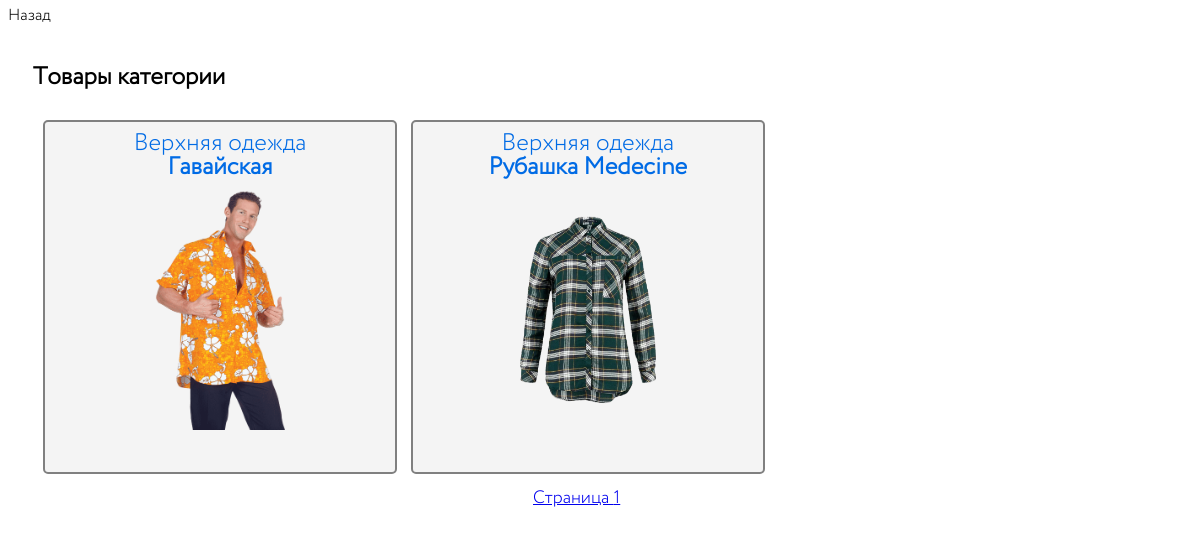
The page /category.php?id=4 on the database its author committed.
### tables this page shows
CREATE TABLE `product` (
  `id` int NOT NULL,
  `category_id` int NOT NULL,
  `product_image_main_id` int NOT NULL,
  `name` varchar(30) NOT NULL,
  `price_old` decimal(10,2) NOT NULL,
  `price` decimal(10,2) NOT NULL,
  `price_discount` decimal(10,2) NOT NULL,
  `description` varchar(150) NOT NULL,
  `active` tinyint(1) NOT NULL
);

CREATE TABLE `category` (
  `id` int NOT NULL,
  `name` varchar(30) NOT NULL,
  `description` varchar(150) NOT NULL
);

CREATE TABLE `product_image` (
  `id` int NOT NULL,
  `image` char(30) DEFAULT NULL,
  `alt_image` varchar(30) NOT NULL
);

### category.php (the view, shortened to what this page needs)
<!DOCTYPE html>
<html lang="ru">
<head>
    <link rel="stylesheet" href="style.css">
</head>
<body>
<a onclick="javascript:history.back(); return false;">Назад</a>
<?php
    include "connect.php";
        if (isset($_GET['page'])){
            $page = $_GET['page'];
        }else $page = 1;
        $pagecount = 4;
        $art = ($page * $pagecount) - $pagecount;
        $sql_product_category = mysqli_query($link,
        'SELECT p.id as pid, cp.category_id as cid, p.category_id, c.name as cname, product_image_main_id, pimg.image as mainimg, pimg.alt_image as imgalt, p.name as pname, p.price_old, p.price, p.price_discount ,p.description as pdescription, p.active
        FROM product p
        JOIN category__product cp ON cp.product_id = p.id
        JOIN product_image pimg ON pimg.id = p.product_image_main_id
        JOIN category c ON c.id = cp.category_id
        WHERE p.active = "1" AND cp.category_id = '.$_GET['id'].'
        LIMIT '.$art.','.$pagecount.'
        ');
?>
    <div class="layout">
        <h2>Товары категории</h2>
        <?php
        $cidd=$_GET['id'];
        $res = mysqli_query($link," SELECT COUNT(*) FROM category__product WHERE category_id =  '$cidd'");
        $row = mysqli_fetch_row($res);
        $total = $row[0];
        $str_pag = ceil($total / $pagecount);
        $result = mysqli_fetch_array($sql_product_category);
        do{
            echo " <div class=product_card >
            <a href=product.php?id={$result['pid']}>
                <div class=product_card__name>{$result['cname']} <br> <b>{$result['pname']}</b></div>
                <div class=product_card__name></div></a>
                    <div class=product_card__desc>
                        <img src=product-img/{$result['mainimg']} alt={$result['imgalt']}>
                    </div>
                    </div>
            ";
        } while ($result  = mysqli_fetch_array($sql_product_category));
    ?>
    <div class="pagecount">
        <?
            for ($i = 1; $i <= $str_pag; $i++){
            echo "<a href=category.php?id=".$_GET['id']."&page=".$i.">Страница ".$i." <br></a>";
            }
        ?>
    </div>
    </div>
</body>

### style.css (style rules this page uses)
body { font: 1.65rem/1.2 Circe, sans-serif; font-family:"Circe",sans-serif; font-size: 16px; font-weight: 300; line-height: 1; width: 100%; height: 100%; }
.layout { max-width: 1150px; padding: 22px 0 70px 0; margin: 0 auto; }
.product_card { text-align: center; margin-top: 10px; margin-left: 10px; display:inline-block; border:2px solid gray; border-radius: 5px; height: 350px; width: 350px; background: #f4f4f4; }
.product_card a { text-decoration: none; color: #006be5; }
.product_card__name { margin-top: 10px; font-size: 24px; }
.product_card__desc { margin-top: 10px; }
.product_card__desc img { max-height: 240px; }
.pagecount { max-width: max-content; margin-top: 15px; margin-left: 500px; font-size: large; }

### rows shown on the page
product: category.name "Верхняя одежда", name "Гавайская", product_image_main.image (picture)
product: category.name "Верхняя одежда", name "Рубашка Medecine", product_image_main.image (picture)
